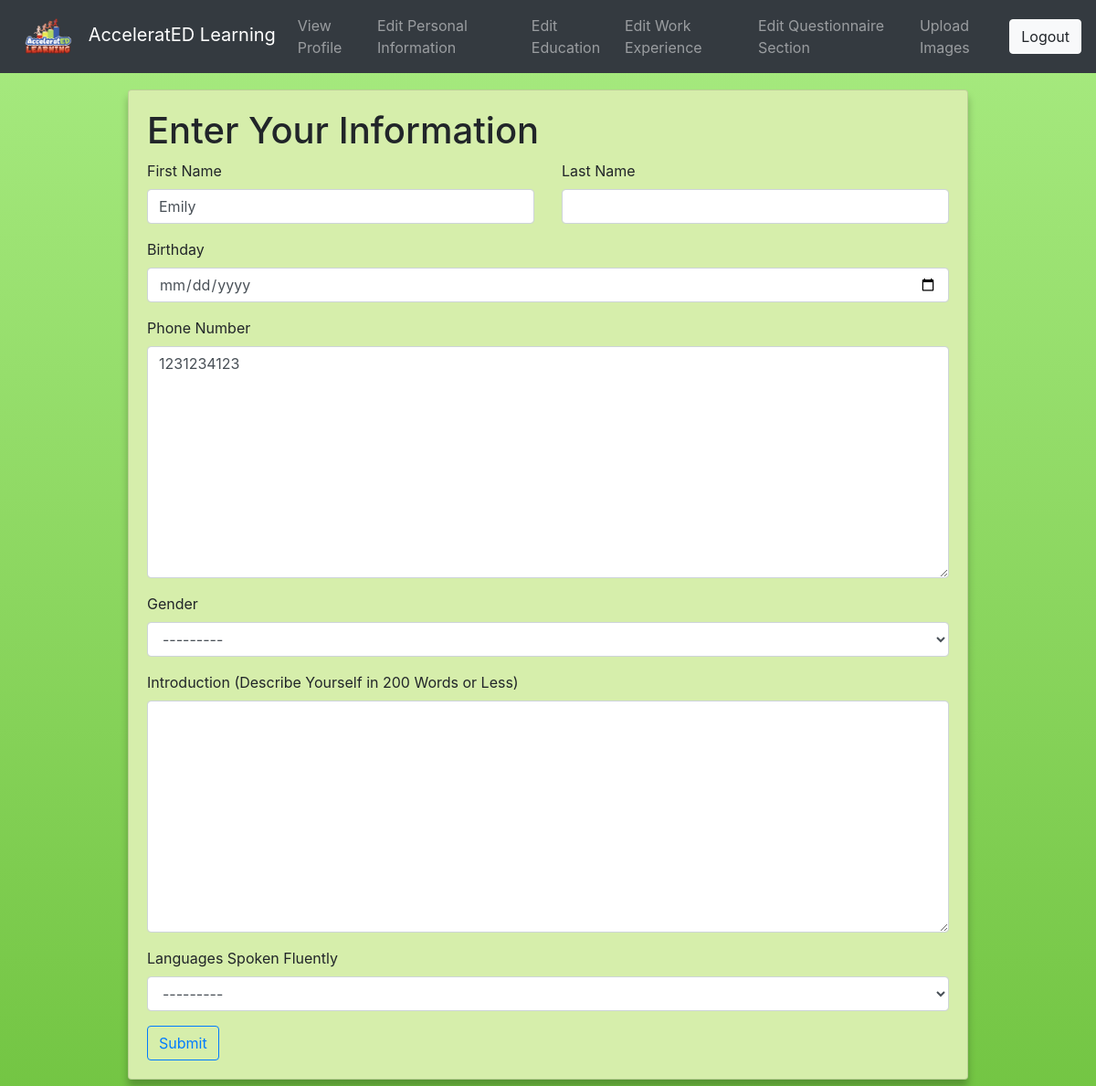
The app's page /tutor/edit/personal (signed in) with its own data.
### tutor/models.py (models this page shows, shortened)
class Tutor(models.Model):
    PHONICS_CHOICES = (
        ('Fundations', 'Fundations'),
        ('Fountas & Pinnell Literacy', 'Fountas & Pinnell Literacy'),
        ('Lucy Calkins Units Of Study For Teaching Phonics',
         'Lucy Calkins Units Of Study For Teaching Phonics'),
        ('Bridge The Gap Intervention', 'Bridge The Gap Intervention'),
        ('Words Their Way', 'Words Their Way'),
        ('Lalilo', 'Lalilo'),
        ('The Heggerty Curriculum', 'The Heggerty Curriculum'),
        ('Orton Gillingham Approach', 'Orton Gillingham Approach'),
        ('Phonics First', 'Phonics First'),
        ('Other', 'Other')
    )
    EMPLOYMENT_CHOICES = (
        ('Full Time', 'Full Time'),
        ('Part Time', 'Part Time'),
        ('College Student', 'College Student'),
        ('Retired', 'Retired'),
        ('Other', 'Other')
    )
    STATE_CHOICES = (
        (
            ('AL','AL'),
            ('AK','AK'),
            ('AR','AR'),
            ('AZ','AZ'),
            ('CA','CA'),
            ('CO','CO'),
            ('CT','CT'),
            ('DC','DC'),
            ('DE','DE'),
            ('FL','FL'),
            ('GA','GA'),
            ('HI','HI'),
            ('IA','IA'),
            ('ID','ID'),
            ('IL','IL'),
            ('IN','IN'),
            ('KS','KS'),
            ('KY','KY'),
            ('LA','LA'),
            ('MA','MA'),
            ('MD','MD'),
            ('ME','ME'),
            ('MI','MI'),
            ('MN','MN'),
            ('MO','MO'),
            ('MS','MS'),
            ('MT','MT'),
            ('NC','NC'),
            ('NE','NE'),
            ('NH','NH'),
            ('NJ','NJ'),
            ('NM','NM'),
            ('NV','NV'),
            ('NY','NY'),
            ('ND','ND'),
            ('OH','OH'),
            ('OK','OK'),
            ('OR','OR'),
            ('PA','PA'),
            ('RI','RI'),
            ('SC','SC'),
            ('SD','SD'),
            ('TN','TN'),
            ('TX','TX'),
            ('UT','UT'),
            ('VT','VT'),
            ('VA','VA'),
            ('WA','WA'),
            ('WI','WI'),
            ('WV','WV'),
            ('WY','WY'),
            ('None','None')
        )
    )
    LANGUAGE_CHOICES = (
        ('English', 'English'),
        ('Spanish', 'Spanish'),
        ('Chinese', 'Chinese'),
        ('Other', 'Other'),
    )
    GENDER_CHOICES = (
        ('Male', 'Male'),
        ('Female', 'Female'),
        ('Non-Binary', 'Non-Binary'),
        ('Other', 'Other')
    )
    DEGREE_CHOICES = (
        ('None', 'None'),
        ('College Student', 'Currently Enrolled In College'),
        ('A.A./A.S.', 'Associate\'s Degree'),
        ('Technical Certification', 'Technical Certification'),
        ('B.A./B.S.', 'Bachelor\'s Degree'),
        ('M.A./M.S./M.Ed.', 'Master\'s Degree'),
        ('Ed.S.', 'Education Specialist/6th Year/Etc . . .'),
        ('Ed.D./Ph.D.', 'Doctorate or Higher')
    )
    YESNO = (
        ('Yes', 'Yes'),
        ('No', 'No')
    )
    AVAILABILITY_CHOICES = (
        ('AM', 'Part Time AM'),
        ('PM', 'Part Time PM'),
        ('Full Time', 'Full Time (AM and PM)')
    )
    email = models.OneToOneField(User, on_delete=models.CASCADE)
    firstname = models.CharField(max_length=20, blank=True, verbose_name='First Name')
    lastname = models.CharField(max_length=20, blank=True, verbose_name='Last Name')
    birthday = models.DateField(auto_now=False, null=True, blank=True)
    phonenumber = PhoneField(blank=True, verbose_name='Phone Number')
    gender = models.CharField(max_length=10, choices=GENDER_CHOICES, blank=True, default='None')
    introduction = models.TextField(max_length=1500, blank=True, verbose_name='Introduction (Describe Yourself in 200 Words or Less)')
    languages = MultiSelectField(choices=LANGUAGE_CHOICES, blank=True, default="None", verbose_name='Languages Spoken Fluently')
    education = models.CharField(max_length=60, choices=DEGREE_CHOICES, blank=True, default='None',
    verbose_name='Highest Level of Education')
    major = models.CharField(max_length=20, blank=True, verbose_name='Major (If Applicable)')
    minor = models.CharField(max_length=20, blank=True, verbose_name='Minor (If Applicable)')
    experience = models.CharField(max_length=4, choices=YESNO, blank=True, verbose_name='Are You A Certified Teacher?')
    statecert = models.CharField(max_length=5, choices=STATE_CHOICES, verbose_name='Please Choose The State In Which You are Certified:', default='None')
    phonicsex = MultiSelectField(choices=PHONICS_CHOICES, blank=True, verbose_name='Choose Any Phonics Programs You Have Experience With:')
    employment = models.CharField(max_length=20, choices=EMPLOYMENT_CHOICES, blank=True, verbose_name='Employment Status')
    curremployment = models.CharField(max_length=30, blank=True, verbose_name='Current or Most Recent Job Title (If Applicable)')
    employer = models.CharField(max_length=30, blank=True, verbose_name='Employer (If Applicable)')
    employeraddress = models.CharField(max_length=30, blank=True, verbose_name='Employer Address (If Applicable)')
    employercity = models.CharField(max_length=30, blank=True, verbose_name='City')
    employerstate = models.CharField(max_length=5, choices=STATE_CHOICES, verbose_name='State', default='None')
    employerzip = models.CharField(max_length=30, blank=True, verbose_name='Zip Code')
    currreference = models.CharField(max_length=60, blank=True, verbose_name='Supervisor/Reference Contact Information (If Applicable)')
    teachercharacteristics = models.TextField(max_length=1500, blank=True, verbose_name='What Characteristics Make A Good Teacher: (200 Words or Less)')
    abilitiesquestion = models.TextField(
        max_length=1500, blank=True, verbose_name='How Would You Address A Range Of Abilities In Your Classroom: (200 Words or Less)')
    availability = models.CharField(max_length=20, choices=AVAILABILITY_CHOICES, blank=True, verbose_name='Choose Your Availability:')
    image = models.ImageField(upload_to='images/', blank=True, null=True, verbose_name="")

### tutor/views.py (the view)
# urls.py: path('edit/personal', views.edit_personal_view, name='personal'),
@login_required(login_url='login')
def edit_personal_view(request):
    profiles = Tutor.objects.get(email_id=request.user.id)
    form = tutorPersonalform(request.POST or None, instance=profiles)
    if form.is_valid():
        form.save()
        return redirect('profile')
    return render(request, 'tutor/personal.html', {'authenticated': True, 'form': form})

### tutor/forms.py
class tutorPersonalform(forms.ModelForm):
    class Meta:
        model = Tutor
        fields = ('firstname', 'lastname', 'birthday', 'phonenumber', 'gender',
                  'introduction', 'languages'
                  )
        widgets = {'birthday': DateInput()}

### templates/tutor/personal.html (shortened to what this page needs)
{% extends 'tutor/base.html' %}
{% load crispy_forms_filters %}
{% load crispy_forms_tags %}
{% block body %}
<div class="row justify-content-center">
    <div class="col-10">
        <div class="card">
            <div class="card-body">
                <h1>Enter Your Information</h1>
                <form method="post">
                    <div class="row">
                        <div class="col-6">
                          {{ form.firstname|as_crispy_field }}
                        </div>
                        <div class="col-6">
                          {{ form.lastname|as_crispy_field }}
                        </div>
                      </div>
                    {{ form.birthday|as_crispy_field }}
                    {{ form.phonenumber|as_crispy_field }}
                    {{ form.gender|as_crispy_field }}
                    {{ form.introduction|as_crispy_field }}
                    {{ form.languages|as_crispy_field }}
                    <button type="submit" class="btn btn-outline-primary">Submit</button>
                </form>
            </div>
        </div>
    </div>
</div>
{% endblock %}

### static/css/styles.css (style rules this page uses)
html { height: 100%; }
body { height: 100%; margin: 0; background-repeat: no-repeat; background-attachment: fixed; background-image: linear-gradient(#a8eb81,#73c543); padding-top: 50px; overflow-wrap: break-word; }
.card { box-shadow: 0 8px 8px 0 #00000040; background-color: #d6eeab; margin-bottom: 20px; overflow-wrap: break-word; }

### records on screen
Tutor: firstname "Emily", phonenumber "1231234123", gender "---------", languages "---------"
